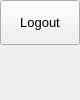
                 <widget class="QFrame" name="extraRightBox">
                  <property name="minimumSize">
                   <size>
                    <width>0</width>
                    <height>0</height>
                   </size>
                  </property>
                  <property name="maximumSize">
                   <size>
                    <width>0</width>
                    <height>16777215</height>
                   </size>
                  </property>
                  <property name="frameShape">
                   <enum>QFrame::NoFrame</enum>
                  </property>
                  <property name="frameShadow">
                   <enum>QFrame::Raised</enum>
                  </property>
                  <layout class="QVBoxLayout" name="verticalLayout_7">
                   <property name="spacing">
                    <number>0</number>
                   </property>
                   <property name="leftMargin">
                    <number>0</number>
                   </property>
                   <property name="topMargin">
                    <number>0</number>
                   </property>
                   <property name="rightMargin">
                    <number>0</number>
                   </property>
                   <property name="bottomMargin">
                    <number>0</number>
                   </property>
                   <item>
                    <widget class="QFrame" name="contentSettings">
                     <property name="frameShape">
                      <enum>QFrame::NoFrame</enum>
                     </property>
                     <property name="frameShadow">
                      <enum>QFrame::Raised</enum>
                     </property>
                     <layout class="QVBoxLayout" name="verticalLayout_13">
                      <property name="spacing">
                       <number>0</number>
                      </property>
                      <property name="leftMargin">
                       <number>0</number>
                      </property>
                      <property name="topMargin">
                       <number>0</number>
                      </property>
                      <property name="rightMargin">
                       <number>0</number>
                      </property>
                      <property name="bottomMargin">
                       <number>0</number>
                      </property>
                      <item alignment="Qt::AlignTop">
                       <widget class="QFrame" name="topMenus">
                        <property name="frameShape">
                         <enum>QFrame::NoFrame</enum>
                        </property>
                        <property name="frameShadow">
                         <enum>QFrame::Raised</enum>
                        </property>
                        <layout class="QVBoxLayout" name="verticalLayout_14">
                         <property name="spacing">
                          <number>0</number>
                         </property>
                         <property name="leftMargin">
                          <number>0</number>
                         </property>
                         <property name="topMargin">
                          <number>0</number>
                         </property>
                         <property name="rightMargin">
                          <number>0</number>
                         </property>
                         <property name="bottomMargin">
                          <number>0</number>
                         </property>
                         <item>
                          <widget class="QPushButton" name="btn_logout">
                           <property name="sizePolicy">
                            <sizepolicy hsizetype="Expanding" vsizetype="Fixed">
                             <horstretch>0</horstretch>
                             <verstretch>0</verstretch>
                            </sizepolicy>
                           </property>
                           <property name="minimumSize">
                            <size>
                             <width>0</width>
                             <height>45</height>
                            </size>
                           </property>
                           <property name="font">
                            <font>
                             <family>Segoe UI</family>
                             <pointsize>10</pointsize>
                             <weight>50</weight>
                             <italic>false</italic>
                             <bold>false</bold>
                            </font>
                           </property>
                           <property name="cursor">
                            <cursorShape>PointingHandCursor</cursorShape>
                           </property>
                           <property name="layoutDirection">
                            <enum>Qt::LeftToRight</enum>
                           </property>
                           <property name="styleSheet">
                            <string notr="true">background-image: url(:/icons/images/icons/cil-account-logout.png);</string>
                           </property>
                           <property name="text">
                            <string>Logout</string>
                           </property>
                          </widget>
                         </item>
                        </layout>
                       </widget>
                      </item>
                     </layout>
                    </widget>
                   </item>
                  </layout>
                 </widget>
